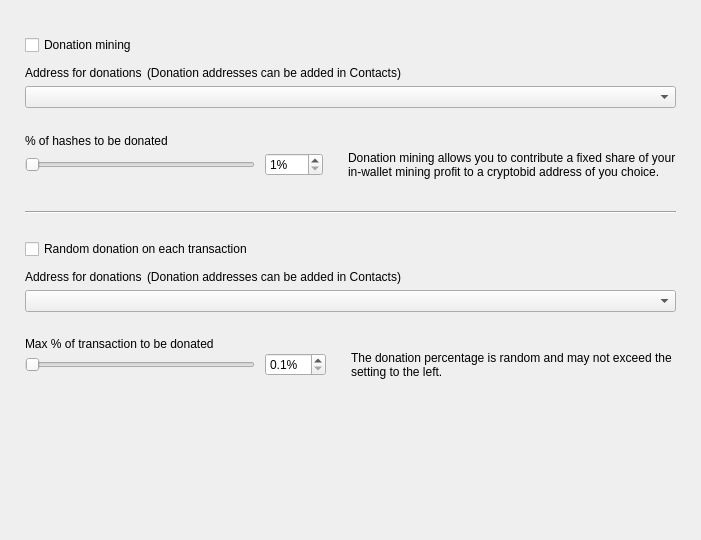
<?xml version="1.0" encoding="UTF-8"?>
<ui version="4.0">
 <class>DonationOptionsFrame</class>
 <widget class="QFrame" name="DonationOptionsFrame">
  <property name="geometry">
   <rect>
    <x>0</x>
    <y>0</y>
    <width>701</width>
    <height>540</height>
   </rect>
  </property>
  <property name="windowTitle">
   <string>Frame</string>
  </property>
  <property name="frameShape">
   <enum>QFrame::NoFrame</enum>
  </property>
  <property name="frameShadow">
   <enum>QFrame::Raised</enum>
  </property>
  <layout class="QVBoxLayout" name="verticalLayout">
   <property name="spacing">
    <number>10</number>
   </property>
   <property name="leftMargin">
    <number>25</number>
   </property>
   <property name="topMargin">
    <number>35</number>
   </property>
   <property name="rightMargin">
    <number>25</number>
   </property>
   <property name="bottomMargin">
    <number>0</number>
   </property>
   <item>
    <widget class="QCheckBox" name="m_enableDonationMiningCheck">
     <property name="text">
      <string>Donation mining</string>
     </property>
    </widget>
   </item>
   <item>
    <widget class="QFrame" name="m_donationMiningFrame">
     <property name="frameShape">
      <enum>QFrame::NoFrame</enum>
     </property>
     <property name="frameShadow">
      <enum>QFrame::Raised</enum>
     </property>
     <layout class="QGridLayout" name="gridLayout" columnstretch="1,0,0,1">
      <property name="leftMargin">
       <number>0</number>
      </property>
      <property name="topMargin">
       <number>0</number>
      </property>
      <property name="rightMargin">
       <number>0</number>
      </property>
      <property name="bottomMargin">
       <number>0</number>
      </property>
      <property name="horizontalSpacing">
       <number>10</number>
      </property>
      <property name="verticalSpacing">
       <number>0</number>
      </property>
      <item row="2" column="0" colspan="4">
       <widget class="QComboBox" name="m_donationMiningAddressCombo"/>
      </item>
      <item row="3" column="0" colspan="4">
       <spacer name="verticalSpacer_2">
        <property name="orientation">
         <enum>Qt::Vertical</enum>
        </property>
        <property name="sizeType">
         <enum>QSizePolicy::Fixed</enum>
        </property>
        <property name="sizeHint" stdset="0">
         <size>
          <width>20</width>
          <height>25</height>
         </size>
        </property>
       </spacer>
      </item>
      <item row="4" column="0" colspan="4">
       <widget class="WalletGui::WalletNormalBlackTextLabel" name="label_2">
        <property name="minimumSize">
         <size>
          <width>0</width>
          <height>16</height>
         </size>
        </property>
        <property name="text">
         <string>% of hashes to be donated</string>
        </property>
        <property name="indent">
         <number>0</number>
        </property>
       </widget>
      </item>
      <item row="5" column="1">
       <widget class="QSpinBox" name="m_donationMiningAmountSpin">
        <property name="suffix">
         <string>%</string>
        </property>
        <property name="minimum">
         <number>1</number>
        </property>
        <property name="maximum">
         <number>100</number>
        </property>
       </widget>
      </item>
      <item row="5" column="0">
       <widget class="QSlider" name="m_donationMiningAmountSlider">
        <property name="maximumSize">
         <size>
          <width>230</width>
          <height>16777215</height>
         </size>
        </property>
        <property name="minimum">
         <number>1</number>
        </property>
        <property name="maximum">
         <number>100</number>
        </property>
        <property name="orientation">
         <enum>Qt::Horizontal</enum>
        </property>
       </widget>
      </item>
      <item row="5" column="2">
       <spacer name="horizontalSpacer">
        <property name="orientation">
         <enum>Qt::Horizontal</enum>
        </property>
        <property name="sizeType">
         <enum>QSizePolicy::Fixed</enum>
        </property>
        <property name="sizeHint" stdset="0">
         <size>
          <width>5</width>
          <height>20</height>
         </size>
        </property>
       </spacer>
      </item>
      <item row="5" column="3" alignment="Qt::AlignVCenter">
       <widget class="WalletGui::WalletSmallGrayTextLabel" name="m_donationMiningCommentLabel">
        <property name="minimumSize">
         <size>
          <width>0</width>
          <height>32</height>
         </size>
        </property>
        <property name="text">
         <string>Donation mining allows you to contribute a fixed share of your in-wallet mining profit to a cryptobid address of you choice.</string>
        </property>
        <property name="wordWrap">
         <bool>true</bool>
        </property>
        <property name="indent">
         <number>0</number>
        </property>
       </widget>
      </item>
      <item row="1" column="0" colspan="4">
       <spacer name="verticalSpacer_6">
        <property name="orientation">
         <enum>Qt::Vertical</enum>
        </property>
        <property name="sizeType">
         <enum>QSizePolicy::Fixed</enum>
        </property>
        <property name="sizeHint" stdset="0">
         <size>
          <width>20</width>
          <height>5</height>
         </size>
        </property>
       </spacer>
      </item>
      <item row="0" column="0" colspan="4">
       <layout class="QHBoxLayout" name="horizontalLayout" stretch="0,1">
        <property name="spacing">
         <number>5</number>
        </property>
        <property name="leftMargin">
         <number>0</number>
        </property>
        <item>
         <widget class="WalletGui::WalletNormalBlackTextLabel" name="label">
          <property name="minimumSize">
           <size>
            <width>0</width>
            <height>16</height>
           </size>
          </property>
          <property name="text">
           <string>Address for donations</string>
          </property>
          <property name="indent">
           <number>0</number>
          </property>
         </widget>
        </item>
        <item>
         <widget class="WalletGui::WalletSmallGrayTextLabel" name="label_5">
          <property name="text">
           <string>(Donation addresses can be added in Contacts)</string>
          </property>
         </widget>
        </item>
       </layout>
      </item>
     </layout>
    </widget>
   </item>
   <item>
    <spacer name="verticalSpacer_3">
     <property name="orientation">
      <enum>Qt::Vertical</enum>
     </property>
     <property name="sizeType">
      <enum>QSizePolicy::Fixed</enum>
     </property>
     <property name="sizeHint" stdset="0">
      <size>
       <width>20</width>
       <height>20</height>
      </size>
     </property>
    </spacer>
   </item>
   <item>
    <widget class="Line" name="line">
     <property name="frameShadow">
      <enum>QFrame::Sunken</enum>
     </property>
     <property name="orientation">
      <enum>Qt::Horizontal</enum>
     </property>
    </widget>
   </item>
   <item>
    <spacer name="verticalSpacer_4">
     <property name="orientation">
      <enum>Qt::Vertical</enum>
     </property>
     <property name="sizeType">
      <enum>QSizePolicy::Fixed</enum>
     </property>
     <property name="sizeHint" stdset="0">
      <size>
       <width>20</width>
       <height>15</height>
      </size>
     </property>
    </spacer>
   </item>
   <item>
    <widget class="QCheckBox" name="m_enableDonationChangeCheck">
     <property name="text">
      <string>Random donation on each transaction</string>
     </property>
    </widget>
   </item>
   <item>
    <widget class="QFrame" name="m_donationChangeFrame">
     <property name="frameShape">
      <enum>QFrame::NoFrame</enum>
     </property>
     <property name="frameShadow">
      <enum>QFrame::Raised</enum>
     </property>
     <layout class="QGridLayout" name="gridLayout_2" columnstretch="1,0,0,1">
      <property name="leftMargin">
       <number>0</number>
      </property>
      <property name="topMargin">
       <number>0</number>
      </property>
      <property name="rightMargin">
       <number>0</number>
      </property>
      <property name="bottomMargin">
       <number>0</number>
      </property>
      <property name="horizontalSpacing">
       <number>10</number>
      </property>
      <property name="verticalSpacing">
       <number>0</number>
      </property>
      <item row="3" column="0" colspan="4">
       <spacer name="verticalSpacer_5">
        <property name="orientation">
         <enum>Qt::Vertical</enum>
        </property>
        <property name="sizeType">
         <enum>QSizePolicy::Fixed</enum>
        </property>
        <property name="sizeHint" stdset="0">
         <size>
          <width>20</width>
          <height>25</height>
         </size>
        </property>
       </spacer>
      </item>
      <item row="4" column="0" colspan="4">
       <widget class="WalletGui::WalletNormalBlackTextLabel" name="label_3">
        <property name="text">
         <string>Max % of transaction to be donated</string>
        </property>
        <property name="indent">
         <number>0</number>
        </property>
       </widget>
      </item>
      <item row="5" column="0">
       <widget class="QSlider" name="m_donationChangeAmountSlider">
        <property name="maximumSize">
         <size>
          <width>230</width>
          <height>16777215</height>
         </size>
        </property>
        <property name="minimum">
         <number>1</number>
        </property>
        <property name="maximum">
         <number>100</number>
        </property>
        <property name="orientation">
         <enum>Qt::Horizontal</enum>
        </property>
       </widget>
      </item>
      <item row="2" column="0" colspan="4">
       <widget class="QComboBox" name="m_donationChangeAddressCombo"/>
      </item>
      <item row="5" column="3" alignment="Qt::AlignVCenter">
       <widget class="WalletGui::WalletSmallGrayTextLabel" name="m_donationChangeCommentLabel">
        <property name="text">
         <string>The donation percentage is random and may not exceed the setting to the left.</string>
        </property>
        <property name="wordWrap">
         <bool>true</bool>
        </property>
        <property name="indent">
         <number>0</number>
        </property>
       </widget>
      </item>
      <item row="5" column="1">
       <widget class="QDoubleSpinBox" name="m_donationChangeAmountSpin">
        <property name="suffix">
         <string>%</string>
        </property>
        <property name="decimals">
         <number>1</number>
        </property>
        <property name="minimum">
         <double>0.100000000000000</double>
        </property>
        <property name="maximum">
         <double>10.000000000000000</double>
        </property>
        <property name="singleStep">
         <double>0.100000000000000</double>
        </property>
       </widget>
      </item>
      <item row="5" column="2">
       <spacer name="horizontalSpacer_2">
        <property name="orientation">
         <enum>Qt::Horizontal</enum>
        </property>
        <property name="sizeType">
         <enum>QSizePolicy::Fixed</enum>
        </property>
        <property name="sizeHint" stdset="0">
         <size>
          <width>5</width>
          <height>20</height>
         </size>
        </property>
       </spacer>
      </item>
      <item row="1" column="0" colspan="4">
       <spacer name="verticalSpacer_7">
        <property name="orientation">
         <enum>Qt::Vertical</enum>
        </property>
        <property name="sizeType">
         <enum>QSizePolicy::Fixed</enum>
        </property>
        <property name="sizeHint" stdset="0">
         <size>
          <width>20</width>
          <height>5</height>
         </size>
        </property>
       </spacer>
      </item>
      <item row="0" column="0" colspan="4">
       <layout class="QHBoxLayout" name="horizontalLayout_2" stretch="0,1">
        <property name="spacing">
         <number>5</number>
        </property>
        <property name="leftMargin">
         <number>0</number>
        </property>
        <item>
         <widget class="WalletGui::WalletNormalBlackTextLabel" name="label_4">
          <property name="minimumSize">
           <size>
            <width>0</width>
            <height>16</height>
           </size>
          </property>
          <property name="text">
           <string>Address for donations</string>
          </property>
          <property name="indent">
           <number>0</number>
          </property>
         </widget>
        </item>
        <item>
         <widget class="WalletGui::WalletSmallGrayTextLabel" name="label_6">
          <property name="text">
           <string>(Donation addresses can be added in Contacts)</string>
          </property>
         </widget>
        </item>
       </layout>
      </item>
     </layout>
    </widget>
   </item>
   <item>
    <spacer name="verticalSpacer">
     <property name="orientation">
      <enum>Qt::Vertical</enum>
     </property>
     <property name="sizeType">
      <enum>QSizePolicy::Expanding</enum>
     </property>
     <property name="sizeHint" stdset="0">
      <size>
       <width>20</width>
       <height>10</height>
      </size>
     </property>
    </spacer>
   </item>
  </layout>
 </widget>
 <customwidgets>
  <customwidget>
   <class>WalletGui::WalletSmallGrayTextLabel</class>
   <extends>QLabel</extends>
   <header>Gui/Common/WalletTextLabel.h</header>
  </customwidget>
  <customwidget>
   <class>WalletGui::WalletNormalBlackTextLabel</class>
   <extends>QLabel</extends>
   <header>Gui/Common/WalletTextLabel.h</header>
  </customwidget>
 </customwidgets>
 <resources/>
 <connections>
  <connection>
   <sender>m_enableDonationMiningCheck</sender>
   <signal>toggled(bool)</signal>
   <receiver>m_donationMiningFrame</receiver>
   <slot>setEnabled(bool)</slot>
   <hints>
    <hint type="sourcelabel">
     <x>353</x>
     <y>41</y>
    </hint>
    <hint type="destinationlabel">
     <x>350</x>
     <y>115</y>
    </hint>
   </hints>
  </connection>
  <connection>
   <sender>m_donationMiningAmountSlider</sender>
   <signal>valueChanged(int)</signal>
   <receiver>DonationOptionsFrame</receiver>
   <slot>donationMiningAmountChanged(int)</slot>
   <hints>
    <hint type="sourcelabel">
     <x>187</x>
     <y>155</y>
    </hint>
    <hint type="destinationlabel">
     <x>350</x>
     <y>269</y>
    </hint>
   </hints>
  </connection>
  <connection>
   <sender>m_donationMiningAmountSpin</sender>
   <signal>valueChanged(int)</signal>
   <receiver>DonationOptionsFrame</receiver>
   <slot>donationMiningAmountChanged(int)</slot>
   <hints>
    <hint type="sourcelabel">
     <x>391</x>
     <y>155</y>
    </hint>
    <hint type="destinationlabel">
     <x>350</x>
     <y>269</y>
    </hint>
   </hints>
  </connection>
  <connection>
   <sender>m_enableDonationChangeCheck</sender>
   <signal>toggled(bool)</signal>
   <receiver>m_donationChangeFrame</receiver>
   <slot>setEnabled(bool)</slot>
   <hints>
    <hint type="sourcelabel">
     <x>353</x>
     <y>237</y>
    </hint>
    <hint type="destinationlabel">
     <x>350</x>
     <y>328</y>
    </hint>
   </hints>
  </connection>
  <connection>
   <sender>m_donationChangeAmountSlider</sender>
   <signal>valueChanged(int)</signal>
   <receiver>DonationOptionsFrame</receiver>
   <slot>donationChangeAmountChanged(int)</slot>
   <hints>
    <hint type="sourcelabel">
     <x>187</x>
     <y>385</y>
    </hint>
    <hint type="destinationlabel">
     <x>350</x>
     <y>269</y>
    </hint>
   </hints>
  </connection>
  <connection>
   <sender>m_donationChangeAmountSpin</sender>
   <signal>valueChanged(double)</signal>
   <receiver>DonationOptionsFrame</receiver>
   <slot>donationChangeAmountChanged(double)</slot>
   <hints>
    <hint type="sourcelabel">
     <x>433</x>
     <y>353</y>
    </hint>
    <hint type="destinationlabel">
     <x>350</x>
     <y>269</y>
    </hint>
   </hints>
  </connection>
 </connections>
 <slots>
  <slot>donationMiningAmountChanged(int)</slot>
  <slot>donationChangeAmountChanged(int)</slot>
  <slot>donationChangeAmountChanged(double)</slot>
 </slots>
</ui>
